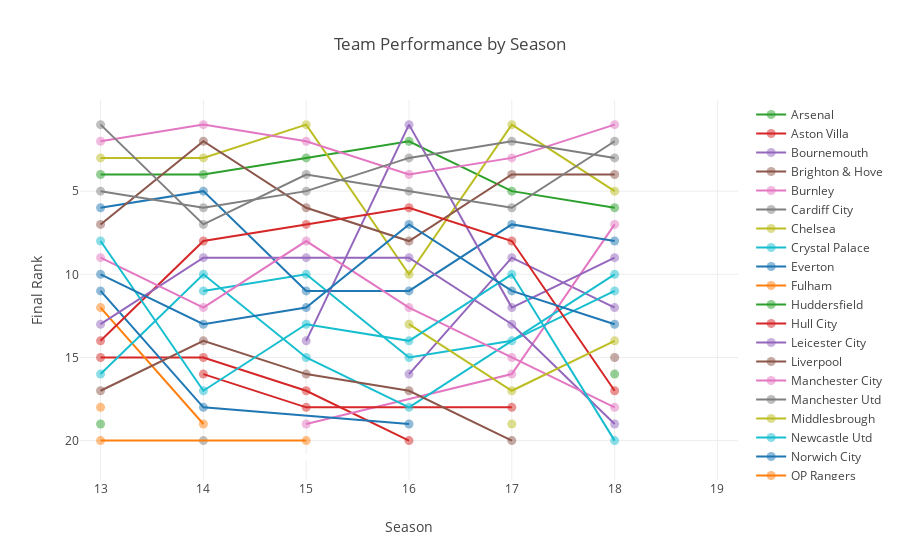

Notebook code cell kept with this figure:
### Code cell
teams = sorted(set(df['Team']))
additional_trace = go.Scatter(x=[15], y=[21], marker=dict(color='white'), showlegend=False, hoverinfo='none')
additional_trace2 = go.Scatter(x=[15], y=[0.9], marker=dict(color='white'), showlegend=False, hoverinfo='none')

data = [additional_trace, additional_trace2]
for team in teams:
    team_data = dict(
            x = df.loc[df['Team'] == team, 'Season'],
            y = df.loc[df['Team'] == team, 'Rank'],
            name = team,
            mode = 'lines+markers',
            marker = dict(
                    size = 9,
                    opacity = 0.5),
            text = df.loc[df['Team'] == team, 'Team'] + '<br>' +
                'Rank: ' + df.loc[df['Team'] == team, 'Rank'].apply(str),
            type = 'scatter',
            hoverinfo = 'text',
            #visible = 'legendonly'
        )
    data.append(team_data)

    
layout = go.Layout(
    title = 'Team Performance by Season',
    yaxis = dict(
        title ='Final Rank',
        range = [0.5, 20.5],
        autorange = 'reversed',
        zeroline = False,
        tickvals = [5, 10, 15, 20]

    ),
    xaxis = dict(
        title = 'Season',
        range = [12.8, 19.2],
    ),
    hovermode = 'closest',
    legend = dict(traceorder = 'grouped')

)

fig = go.Figure(data = data, layout = layout)
iplot(fig)

### Figure 1 — Plotly figure (JSON) as saved in the notebook; plotly's stock layout.template omitted (floating-point values rounded to 4 significant figures)
{"data": [{"hoverinfo": "none", "marker": {"color": "white"}, "showlegend": false, "type": "scatter", "uid": "0162f79a-d5bd-11e8-9432-acde48001122", "x": [15], "y": [21]}, {"hoverinfo": "none", "marker": {"color": "white"}, "showlegend": false, "type": "scatter", "uid": "0162f934-d5bd-11e8-96ce-acde48001122", "x": [15], "y": [0.9]}, {"hoverinfo": "text", "marker": {"opacity": 0.5, "size": 9}, "mode": "lines+markers", "name": "Arsenal", "text": ["Arsenal<br>Rank: 4", "Arsenal<br>Rank: 4", "Arsenal<br>Rank: 3", "Arsenal<br>Rank: 2", "Arsenal<br>Rank: 5", "Arsenal<br>Rank: 6"], "type": "scatter", "uid": "0162f9fa-d5bd-11e8-85eb-acde48001122", "x": [13, 14, 15, 16, 17, 18], "y": [4, 4, 3, 2, 5, 6]}, {"hoverinfo": "text", "marker": {"opacity": 0.5, "size": 9}, "mode": "lines+markers", "name": "Aston Villa", "text": ["Aston Villa<br>Rank: 15", "Aston Villa<br>Rank: 15", "Aston Villa<br>Rank: 17", "Aston Villa<br>Rank: 20"], "type": "scatter", "uid": "0162fa92-d5bd-11e8-bd19-acde48001122", "x": [13, 14, 15, 16], "y": [15, 15, 17, 20]}, {"hoverinfo": "text", "marker": {"opacity": 0.5, "size": 9}, "mode": "lines+markers", "name": "Bournemouth", "text": ["Bournemouth<br>Rank: 16", "Bournemouth<br>Rank: 9", "Bournemouth<br>Rank: 12"], "type": "scatter", "uid": "0162fb1e-d5bd-11e8-bf5c-acde48001122", "x": [16, 17, 18], "y": [16, 9, 12]}, {"hoverinfo": "text", "marker": {"opacity": 0.5, "size": 9}, "mode": "lines+markers", "name": "Brighton & Hove", "text": ["Brighton & Hove<br>Rank: 15"], "type": "scatter", "uid": "0162fba8-d5bd-11e8-95b1-acde48001122", "x": [18], "y": [15]}, {"hoverinfo": "text", "marker": {"opacity": 0.5, "size": 9}, "mode": "lines+markers", "name": "Burnley", "text": ["Burnley<br>Rank: 19", "Burnley<br>Rank: 16", "Burnley<br>Rank: 7"], "type": "scatter", "uid": "0162fc2c-d5bd-11e8-ad32-acde48001122", "x": [15, 17, 18], "y": [19, 16, 7]}, {"hoverinfo": "text", "marker": {"opacity": 0.5, "size": 9}, "mode": "lines+markers", "name": "Cardiff City", "text": ["Cardiff City<br>Rank: 20"], "type": "scatter", "uid": "0162fcb8-d5bd-11e8-a6d7-acde48001122", "x": [14], "y": [20]}, {"hoverinfo": "text", "marker": {"opacity": 0.5, "size": 9}, "mode": "lines+markers", "name": "Chelsea", "text": ["Chelsea<br>Rank: 3", "Chelsea<br>Rank: 3", "Chelsea<br>Rank: 1", "Chelsea<br>Rank: 10", "Chelsea<br>Rank: 1", "Chelsea<br>Rank: 5"], "type": "scatter", "uid": "0162fd3a-d5bd-11e8-b5b0-acde48001122", "x": [13, 14, 15, 16, 17, 18], "y": [3, 3, 1, 10, 1, 5]}, {"hoverinfo": "text", "marker": {"opacity": 0.5, "size": 9}, "mode": "lines+markers", "name": "Crystal Palace", "text": ["Crystal Palace<br>Rank: 11", "Crystal Palace<br>Rank: 10", "Crystal Palace<br>Rank: 15", "Crystal Palace<br>Rank: 14", "Crystal Palace<br>Rank: 11"], "type": "scatter", "uid": "0162fdba-d5bd-11e8-91d4-acde48001122", "x": [14, 15, 16, 17, 18], "y": [11, 10, 15, 14, 11]}, {"hoverinfo": "text", "marker": {"opacity": 0.5, "size": 9}, "mode": "lines+markers", "name": "Everton", "text": ["Everton<br>Rank: 6", "Everton<br>Rank: 5", "Everton<br>Rank: 11", "Everton<br>Rank: 11", "Everton<br>Rank: 7", "Everton<br>Rank: 8"], "type": "scatter", "uid": "0162fe52-d5bd-11e8-b539-acde48001122", "x": [13, 14, 15, 16, 17, 18], "y": [6, 5, 11, 11, 7, 8]}, {"hoverinfo": "text", "marker": {"opacity": 0.5, "size": 9}, "mode": "lines+markers", "name": "Fulham", "text": ["Fulham<br>Rank: 12", "Fulham<br>Rank: 19"], "type": "scatter", "uid": "0162fede-d5bd-11e8-adcc-acde48001122", "x": [13, 14], "y": [12, 19]}, {"hoverinfo": "text", "marker": {"opacity": 0.5, "size": 9}, "mode": "lines+markers", "name": "Huddersfield", "text": ["Huddersfield<br>Rank: 16"], "type": "scatter", "uid": "0162ff62-d5bd-11e8-af31-acde48001122", "x": [18], "y": [16]}, {"hoverinfo": "text", "marker": {"opacity": 0.5, "size": 9}, "mode": "lines+markers", "name": "Hull City", "text": ["Hull City<br>Rank: 16", "Hull City<br>Rank: 18", "Hull City<br>Rank: 18"], "type": "scatter", "uid": "0162ffe2-d5bd-11e8-bbaf-acde48001122", "x": [14, 15, 17], "y": [16, 18, 18]}, {"hoverinfo": "text", "marker": {"opacity": 0.5, "size": 9}, "mode": "lines+markers", "name": "Leicester City", "text": ["Leicester City<br>Rank: 14", "Leicester City<br>Rank: 1", "Leicester City<br>Rank: 12", "Leicester City<br>Rank: 9"], "type": "scatter", "uid": "01630064-d5bd-11e8-9edd-acde48001122", "x": [15, 16, 17, 18], "y": [14, 1, 12, 9]}, {"hoverinfo": "text", "marker": {"opacity": 0.5, "size": 9}, "mode": "lines+markers", "name": "Liverpool", "text": ["Liverpool<br>Rank: 7", "Liverpool<br>Rank: 2", "Liverpool<br>Rank: 6", "Liverpool<br>Rank: 8", "Liverpool<br>Rank: 4", "Liverpool<br>Rank: 4"], "type": "scatter", "uid": "016300dc-d5bd-11e8-aa16-acde48001122", "x": [13, 14, 15, 16, 17, 18], "y": [7, 2, 6, 8, 4, 4]}, {"hoverinfo": "text", "marker": {"opacity": 0.5, "size": 9}, "mode": "lines+markers", "name": "Manchester City", "text": ["Manchester City<br>Rank: 2", "Manchester City<br>Rank: 1", "Manchester City<br>Rank: 2", "Manchester City<br>Rank: 4", "Manchester City<br>Rank: 3", "Manchester City<br>Rank: 1"], "type": "scatter", "uid": "0163015e-d5bd-11e8-b7ce-acde48001122", "x": [13, 14, 15, 16, 17, 18], "y": [2, 1, 2, 4, 3, 1]}, {"hoverinfo": "text", "marker": {"opacity": 0.5, "size": 9}, "mode": "lines+markers", "name": "Manchester Utd", "text": ["Manchester Utd<br>Rank: 1", "Manchester Utd<br>Rank: 7", "Manchester Utd<br>Rank: 4", "Manchester Utd<br>Rank: 5", "Manchester Utd<br>Rank: 6", "Manchester Utd<br>Rank: 2"], "type": "scatter", "uid": "016301e2-d5bd-11e8-b1fa-acde48001122", "x": [13, 14, 15, 16, 17, 18], "y": [1, 7, 4, 5, 6, 2]}, {"hoverinfo": "text", "marker": {"opacity": 0.5, "size": 9}, "mode": "lines+markers", "name": "Middlesbrough", "text": ["Middlesbrough<br>Rank: 19"], "type": "scatter", "uid": "0163031e-d5bd-11e8-9cda-acde48001122", "x": [17], "y": [19]}, {"hoverinfo": "text", "marker": {"opacity": 0.5, "size": 9}, "mode": "lines+markers", "name": "Newcastle Utd", "text": ["Newcastle Utd<br>Rank: 16", "Newcastle Utd<br>Rank: 10", "Newcastle Utd<br>Rank: 15", "Newcastle Utd<br>Rank: 18", "Newcastle Utd<br>Rank: 10"], "type": "scatter", "uid": "016303de-d5bd-11e8-872d-acde48001122", "x": [13, 14, 15, 16, 18], "y": [16, 10, 15, 18, 10]}, {"hoverinfo": "text", "marker": {"opacity": 0.5, "size": 9}, "mode": "lines+markers", "name": "Norwich City", "text": ["Norwich City<br>Rank: 11", "Norwich City<br>Rank: 18", "Norwich City<br>Rank: 19"], "type": "scatter", "uid": "0163049c-d5bd-11e8-a533-acde48001122", "x": [13, 14, 16], "y": [11, 18, 19]}, {"hoverinfo": "text", "marker": {"opacity": 0.5, "size": 9}, "mode": "lines+markers", "name": "QP Rangers", "text": ["QP Rangers<br>Rank: 20", "QP Rangers<br>Rank: 20"], "type": "scatter", "uid": "01630550-d5bd-11e8-bd33-acde48001122", "x": [13, 15], "y": [20, 20]}, {"hoverinfo": "text", "marker": {"opacity": 0.5, "size": 9}, "mode": "lines+markers", "name": "Reading", "text": ["Reading<br>Rank: 19"], "type": "scatter", "uid": "0163062c-d5bd-11e8-a266-acde48001122", "x": [13], "y": [19]}, {"hoverinfo": "text", "marker": {"opacity": 0.5, "size": 9}, "mode": "lines+markers", "name": "Southampton", "text": ["Southampton<br>Rank: 14", "Southampton<br>Rank: 8", "Southampton<br>Rank: 7", "Southampton<br>Rank: 6", "Southampton<br>Rank: 8", "Southampton<br>Rank: 17"], "type": "scatter", "uid": "016306e8-d5bd-11e8-801b-acde48001122", "x": [13, 14, 15, 16, 17, 18], "y": [14, 8, 7, 6, 8, 17]}, {"hoverinfo": "text", "marker": {"opacity": 0.5, "size": 9}, "mode": "lines+markers", "name": "Stoke City", "text": ["Stoke City<br>Rank: 13", "Stoke City<br>Rank: 9", "Stoke City<br>Rank: 9", "Stoke City<br>Rank: 9", "Stoke City<br>Rank: 13", "Stoke City<br>Rank: 19"], "type": "scatter", "uid": "01630794-d5bd-11e8-b096-acde48001122", "x": [13, 14, 15, 16, 17, 18], "y": [13, 9, 9, 9, 13, 19]}, {"hoverinfo": "text", "marker": {"opacity": 0.5, "size": 9}, "mode": "lines+markers", "name": "Sunderland", "text": ["Sunderland<br>Rank: 17", "Sunderland<br>Rank: 14", "Sunderland<br>Rank: 16", "Sunderland<br>Rank: 17", "Sunderland<br>Rank: 20"], "type": "scatter", "uid": "01630870-d5bd-11e8-aa30-acde48001122", "x": [13, 14, 15, 16, 17], "y": [17, 14, 16, 17, 20]}, {"hoverinfo": "text", "marker": {"opacity": 0.5, "size": 9}, "mode": "lines+markers", "name": "Swansea City", "text": ["Swansea City<br>Rank: 9", "Swansea City<br>Rank: 12", "Swansea City<br>Rank: 8", "Swansea City<br>Rank: 12", "Swansea City<br>Rank: 15", "Swansea City<br>Rank: 18"], "type": "scatter", "uid": "016308fa-d5bd-11e8-afd9-acde48001122", "x": [13, 14, 15, 16, 17, 18], "y": [9, 12, 8, 12, 15, 18]}, {"hoverinfo": "text", "marker": {"opacity": 0.5, "size": 9}, "mode": "lines+markers", "name": "Tottenham", "text": ["Tottenham<br>Rank: 5", "Tottenham<br>Rank: 6", "Tottenham<br>Rank: 5", "Tottenham<br>Rank: 3", "Tottenham<br>Rank: 2", "Tottenham<br>Rank: 3"], "type": "scatter", "uid": "0163097e-d5bd-11e8-9a48-acde48001122", "x": [13, 14, 15, 16, 17, 18], "y": [5, 6, 5, 3, 2, 3]}, {"hoverinfo": "text", "marker": {"opacity": 0.5, "size": 9}, "mode": "lines+markers", "name": "Watford", "text": ["Watford<br>Rank: 13", "Watford<br>Rank: 17", "Watford<br>Rank: 14"], "type": "scatter", "uid": "01630a00-d5bd-11e8-abc4-acde48001122", "x": [16, 17, 18], "y": [13, 17, 14]}, {"hoverinfo": "text", "marker": {"opacity": 0.5, "size": 9}, "mode": "lines+markers", "name": "West Bromwich", "text": ["West Bromwich<br>Rank: 8", "West Bromwich<br>Rank: 17", "West Bromwich<br>Rank: 13", "West Bromwich<br>Rank: 14", "West Bromwich<br>Rank: 10", "West Bromwich<br>Rank: 20"], "type": "scatter", "uid": "01630b22-d5bd-11e8-b774-acde48001122", "x": [13, 14, 15, 16, 17, 18], "y": [8, 17, 13, 14, 10, 20]}, {"hoverinfo": "text", "marker": {"opacity": 0.5, "size": 9}, "mode": "lines+markers", "name": "West Ham Utd", "text": ["West Ham Utd<br>Rank: 10", "West Ham Utd<br>Rank: 13", "West Ham Utd<br>Rank: 12", "West Ham Utd<br>Rank: 7", "West Ham Utd<br>Rank: 11", "West Ham Utd<br>Rank: 13"], "type": "scatter", "uid": "01630ba4-d5bd-11e8-80ad-acde48001122", "x": [13, 14, 15, 16, 17, 18], "y": [10, 13, 12, 7, 11, 13]}, {"hoverinfo": "text", "marker": {"opacity": 0.5, "size": 9}, "mode": "lines+markers", "name": "Wigan", "text": ["Wigan<br>Rank: 18"], "type": "scatter", "uid": "01630c26-d5bd-11e8-bae9-acde48001122", "x": [13], "y": [18]}], "layout": {"hovermode": "closest", "legend": {"traceorder": "grouped"}, "title": "Team Performance by Season", "xaxis": {"range": [12.8, 19.2], "title": "Season"}, "yaxis": {"autorange": "reversed", "range": [0.5, 20.5], "tickvals": [5, 10, 15, 20], "title": "Final Rank", "zeroline": false}}}
